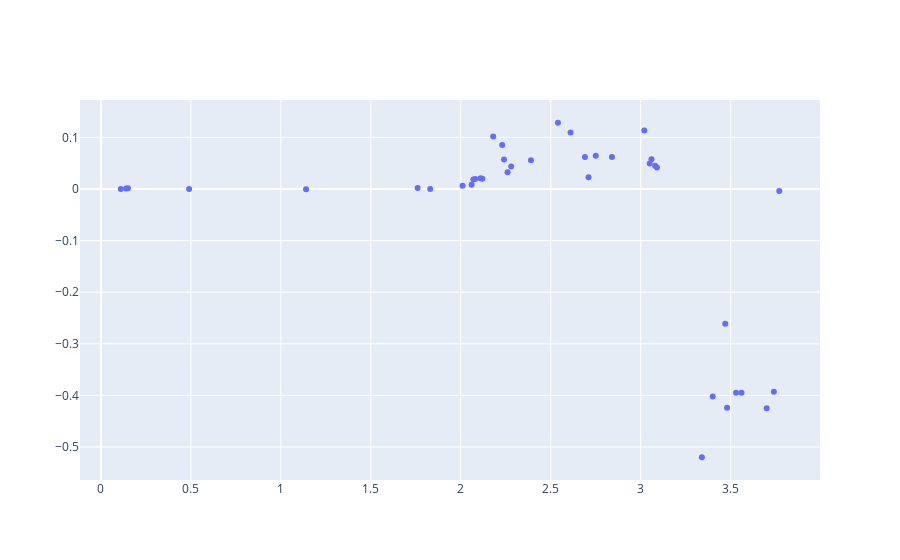

Write notebook code for a chart like this one.
### Code cell
x, y = zip(*myplot28)
fig = go.Figure(data=go.Scatter(x=x, y=y, mode='markers'))
fig.show()

### Figure 1 — Plotly figure (JSON) as saved in the notebook; plotly's stock layout.template omitted (floating-point values rounded to 4 significant figures)
{"data": [{"mode": "markers", "type": "scatter", "x": [0.11, 0.14, 0.15, 0.49, 1.14, 1.76, 1.83, 2.01, 2.06, 2.07, 2.08, 2.11, 2.12, 2.18, 2.23, 2.24, 2.26, 2.28, 2.39, 2.54, 2.61, 2.69, 2.71, 2.75, 2.84, 3.02, 3.05, 3.06, 3.08, 3.09, 3.34, 3.4, 3.47, 3.48, 3.53, 3.56, 3.7, 3.74, 3.77], "y": [-0.0002, 0.0012, 0.0013, 0, -0.0003, 0.0018, -0.0001, 0.0062, 0.0084, 0.0183, 0.0196, 0.0208, 0.0201, 0.1018, 0.0851, 0.0574, 0.0325, 0.0438, 0.0555, 0.1284, 0.1096, 0.062, 0.023, 0.0643, 0.0619, 0.1136, 0.0494, 0.0578, 0.0449, 0.0418, -0.5199, -0.4024, -0.2614, -0.4239, -0.3949, -0.3951, -0.4249, -0.3928, -0.0037]}], "layout": {"autosize": true, "xaxis": {"autorange": true, "range": [-0.1336, 4.014], "type": "linear"}, "yaxis": {"autorange": true, "range": [-0.5674, 0.1759], "type": "linear"}}}
